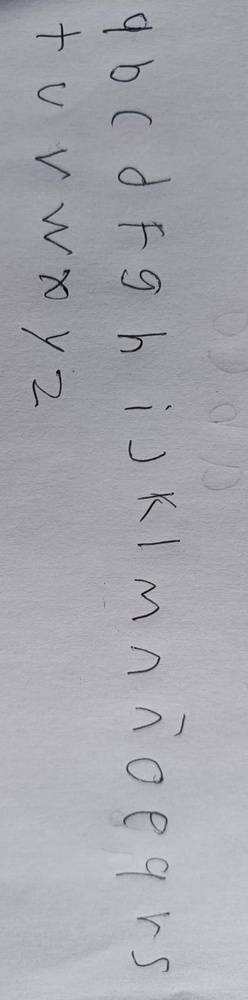
#> input picture muestras /WhatsApp Image 2026-06-03 at 8.05.04 AM.jpeg, 248 x 1000 px, shrunk from 396 x 1599 before the run
$ python -i quality.py   (imports and definitions only)
#> lines starting #> are read from the running program, lines starting #| are printed output that depends on the picture; after the words box and inside, x2 and y2 are one past the last pixel; in counts of white or black regions, pixels touching at a corner belong together
from __future__ import annotations

import logging

logger = logging.getLogger(__name__)

try:
    import numpy as np
    NUMPY_OK = True
except ImportError:
    NUMPY_OK = False

try:
    from PIL import Image
    PIL_OK = True
except ImportError:
    PIL_OK = False


# ── Umbrales de tier: FUENTE ÚNICA para todo el extractor ──────────────
# Cualquier corte Gold/Silver del proyecto debe pasar por classify_tier; no
# hardcodear estos números en otros módulos (assess_glyph, extraction_pipeline,
# _extract_pass los consumen desde aquí).
TIER_GOLD = 0.75
TIER_SILVER = 0.48


def classify_tier(score: float) -> str:
    """Tier de un glifo por su score final: Gold≥0.75, Silver≥0.48, si no Bronze."""
    if score >= TIER_GOLD:
        return "Gold"
    if score >= TIER_SILVER:
        return "Silver"
    return "Bronze"


# [44 lines left out: functions first_alnum, is_verified, is_geometric_garbage, classify_tier_verified, not called in this run]


def _largest_cc_ratio(mask: np.ndarray) -> float:
    """Fracción de píxeles de tinta que caen en el componente conexo más grande.

    1.0 = todo el trazo es una sola pieza (o no hay tinta); valores bajos = la
    tinta está repartida en pedazos sueltos (ruido / fragmentos / dos letras).

    Usa cv2 si está disponible (camino normal de la app) y, si no, scipy.ndimage;
    sin ninguno de los dos devuelve 1.0 (no penaliza, comportamiento neutro).
    """
    total = int(mask.sum())
    if total <= 0:
        return 1.0
    m = mask.astype(np.uint8)
    try:
        import cv2  # dependencia normal del proyecto
        num, _lab, stats, _c = cv2.connectedComponentsWithStats(m, connectivity=8)
        if num < 2:
            return 1.0
        largest = int(np.max(stats[1:, cv2.CC_STAT_AREA]))
        return largest / total
    except Exception:
        pass
    try:
        from scipy import ndimage
        labels, num = ndimage.label(m)
        if num < 1:
            return 1.0
        counts = np.bincount(labels.ravel())[1:]
        return int(counts.max()) / total if counts.size else 1.0
    except Exception:
        return 1.0


def assess_glyph(image_path: str) -> dict:
    """Returns quality metrics for a glyph PNG file."""
    if not PIL_OK or not NUMPY_OK:
        return {"score": 0.5, "tier": "Bronze", "ink_coverage": 0.5, "valid": True}
    try:
        img = Image.open(image_path).convert("RGBA")
        arr = np.array(img).astype(np.float32)
        # Presencia de tinta del canal con SEÑAL REAL (mayor rango dinámico):
        # el alpha para glifos del extractor (forma en alpha), o la luminancia
        # invertida para glifos OPACOS (bulk/legacy, alpha=255 uniforme). Medir
        # alpha a ciegas contaba alpha=255 como tinta total → ink_coverage=1.0 y
        # tier Gold inflado para un opaco con poca tinta. (Consistente con
        # bank._glyph_to_gray.)
        alpha = arr[:, :, 3]
#> alpha: shape (1000, 248) float32; every value is 255
        lum = 0.299 * arr[:, :, 0] + 0.587 * arr[:, :, 1] + 0.114 * arr[:, :, 2]
        cand_alpha = alpha / 255.0
#> cand_alpha: shape (1000, 248) float32; every value is 1
        cand_lum = 1.0 - lum / 255.0
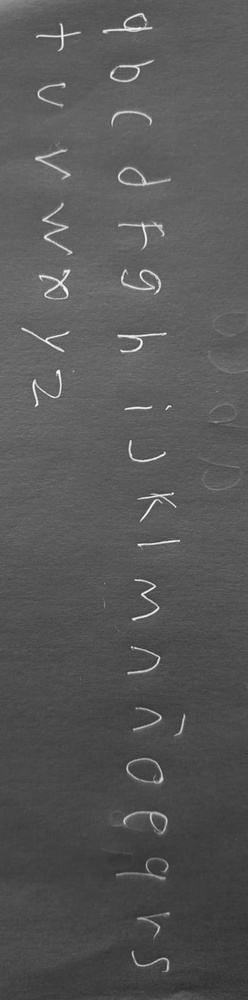
#> cand_lum: shape (1000, 248) float32; min 0.18, max 0.998, mean 0.344
        if (cand_alpha.max() - cand_alpha.min()) >= (cand_lum.max() - cand_lum.min()):
            presence = cand_alpha
        else:
            presence = cand_lum
        total = presence.size
#> total = 248000
        mask = presence > 0.25  # 0.25 ≈ el umbral viejo alpha>64
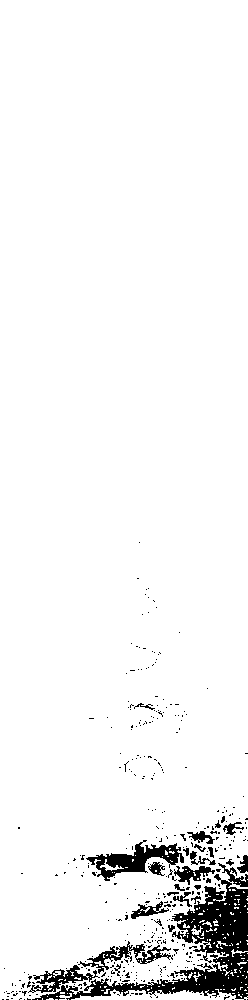
#> mask: shape (1000, 248) bool; 95% white; 384 black regions (358 under 20 px), largest, box (x1, y1, x2, y2) and area: (32, 863, 248, 1000) 6598, (86, 840, 184, 881) 1453, (78, 941, 173, 974) 764
        ink = int(np.sum(mask))
#> ink = 235712
        ink_coverage = ink / total if total > 0 else 0
#> ink_coverage = 0.95
        w, h = img.size
#> w = 248; h = 1000
        aspect = w / h if h > 0 else 1.0
#> aspect = 0.248
        # F2 — Banda de aspecto ANCHA y tolerante: sin conocer el char esperado no
        # se debe castigar una 'i'/'l'/puntuación (angostas) ni una 'm'/'w'
        # (anchas). Dentro de [0.10, 1.80] no se penaliza; sólo fuera: aspecto
        # extremo (>1.8) sugiere dos letras pegadas o franja de renglón. El
        # componente además pesa POCO en el score (señal débil frente a la forma).
        if 0.10 <= aspect <= 1.80:
            aspect_score = 1.0
        elif aspect > 1.80:
            aspect_score = max(0.0, 1.0 - (aspect - 1.80) / 1.5)
        else:  # línea finísima (aspect < 0.10)
            aspect_score = max(0.0, aspect / 0.10)
        # Tamaño por el lado MAYOR del glifo: una 'i'/'l' es angosta pero NO
        # diminuta (es alta). Medir por min(w,h) la castigaba por angosta; usar el
        # lado mayor sólo descarta motas de verdad pequeñas.
        size_score = min(1.0, max(w, h) / 30)
#> size_score = 1

        # Solidez: fracción de tinta en el blob conexo dominante. Un glifo bien
        # extraído es 1-2 piezas (cuerpo + diacrítico); un recorte de pura mota o
        # de pedazos sueltos reparte la tinta en muchos blobs → fracción baja.
        # Es la señal que separa "letra real" de "ruido con cobertura decente".
        solidity = _largest_cc_ratio(mask)
#> in _largest_cc_ratio, `total = int(mask.sum())`: total = 235712
#> in _largest_cc_ratio, `num, _lab, stats, _c = cv2.connectedComponentsWithStats(m, connectivit..`:
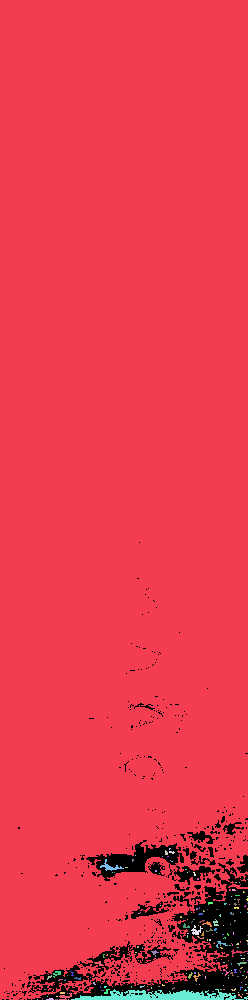
#> _lab: shape (1000, 248) int32; 187 distinct labels, from 0 to 186; one colour per label, 0 black
#> in _largest_cc_ratio, `num, _lab, stats, _c = cv2.connectedComponentsWithStats(m, connectivit..`: num = 187; stats = 187 rows, first 6: [2, 542, 246, 458, 12288], [0, 0, 248, 1000, 233622], [169, 848, 2, 2, 3], [165, 850, 3, 5, 12], [169, 851, 6, 3, 12], [135, 855, 1, 1, 1]
#> in _largest_cc_ratio, `largest = int(np.max(stats[1:, cv2.CC_STAT_AREA]))`: largest = 233622
#> solidity = 0.991

        # F2 — Pesos: el aspecto pasa a pesar POCO (0.10); ese peso va a la
        # solidez (forma de letra real = 1-2 piezas), que es la señal fuerte que
        # separa una letra limpia de ruido. Así una 'i'/'m' limpia ya no queda
        # bloqueada bajo Gold por su aspecto, sin inflar ruido: las motas y
        # fragmentos siguen cayendo por los castigos de ink/solidez de abajo.
        score = (ink_coverage * 0.20 + aspect_score * 0.10
                 + size_score * 0.20 + solidity * 0.50)
#> score = 0.986

        # Castigos para glifos claramente malos → que caigan a Bronze/baja:
        #  • Vacío / casi vacío (pura mancha mínima o nada de tinta).
        #  • Dos letras pegadas o franja de renglón: aspect muy ancho.
        #  • Tinta dispersa (solidez baja): fragmento o ruido.
        if ink_coverage < 0.02 or ink < 12:
            score = min(score, 0.15)
        if aspect >= 2.0:                       # mucho más ancho que alto
            score *= max(0.30, 1.0 - (aspect - 2.0) * 0.5)
        if solidity < 0.55:                     # sin cuerpo dominante
            score *= 0.40 + 0.60 * (solidity / 0.55)

        score = round(min(1.0, max(0.0, score)), 3)
        tier = classify_tier(score)
#> tier = 'Gold'
        return {"score": score, "tier": tier, "ink_coverage": round(ink_coverage, 3), "valid": True}
    except Exception as e:
        logger.warning(f"Quality assess failed for {image_path}: {e}")
        return {"score": 0.3, "tier": "Bronze", "ink_coverage": 0.3, "valid": False}


# [32 lines left out: function compute_final_quality, not called in this run]

>>> result = assess_glyph('../../muestras /WhatsApp Image 2026-06-03 at 8.05.04 AM.jpeg')
#> result = {'score': 0.986, 'tier': 'Gold', 'ink_coverage': 0.95, 'valid': True}

$ run again, on muestras /WhatsApp Image 2026-06-03 at 8.06.54 AM.jpeg
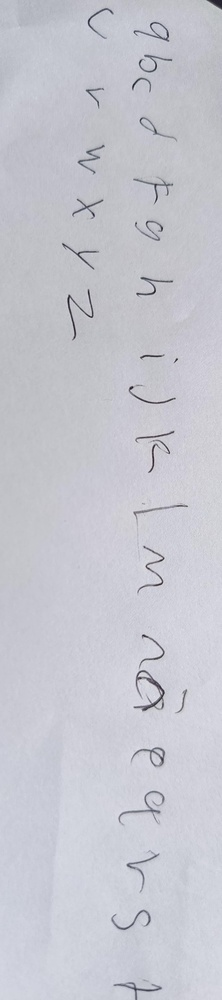
#> input picture muestras /WhatsApp Image 2026-06-03 at 8.06.54 AM.jpeg, 222 x 1000 px, shrunk from 854 x 3839 before the run
#> alpha: shape (1000, 222) float32; every value is 255
#> cand_alpha: shape (1000, 222) float32; every value is 1
#> in assess_glyph, `mask = presence > 0.25`:
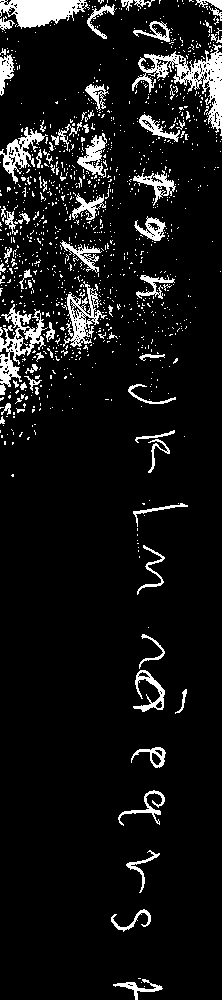
#> mask: shape (1000, 222) bool; 8.5% white; 1117 white regions (1040 under 20 px), largest, box (x1, y1, x2, y2) and area: (132, 44, 222, 136) 2157, (0, 0, 90, 29) 1611, (0, 304, 48, 395) 1402
#> ink = 18807
#> ink_coverage = 0.0847
#> in _largest_cc_ratio, `total = int(mask.sum())`: total = 18807
#> in _largest_cc_ratio, `num, _lab, stats, _c = cv2.connectedComponentsWithStats(m, connectivit..`:
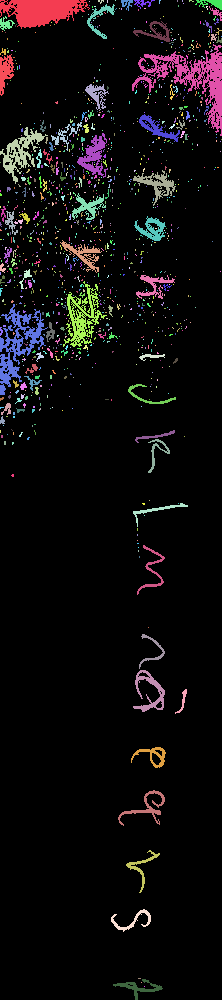
#> _lab: shape (1000, 222) int32; 1118 distinct labels, from 0 to 1117; one colour per label, 0 black
#> num = 1118; stats = 1118 rows, first 6: [0, 0, 222, 1000, 203193], [0, 0, 90, 29, 1611], [89, 1, 1, 1, 1], [98, 0, 6, 4, 12], [107, 0, 1, 3, 3], [115, 0, 1, 1, 1]
#> largest = 2157
#> solidity = 0.115
#> in assess_glyph, `score = (ink_coverage * 0.20 + aspect_score * 0.10 + size_score * 0.20..`: score = 0.374
#> in assess_glyph, `score *= 0.40 + 0.60 * (solidity / 0.55)`: score = 0.197
#> tier = 'Bronze'
#> result = {'score': 0.197, 'tier': 'Bronze', 'ink_coverage': 0.085, 'valid': True}

$ run again, on muestras /WhatsApp Image 2026-06-03 at 8.07.13 AM.jpeg
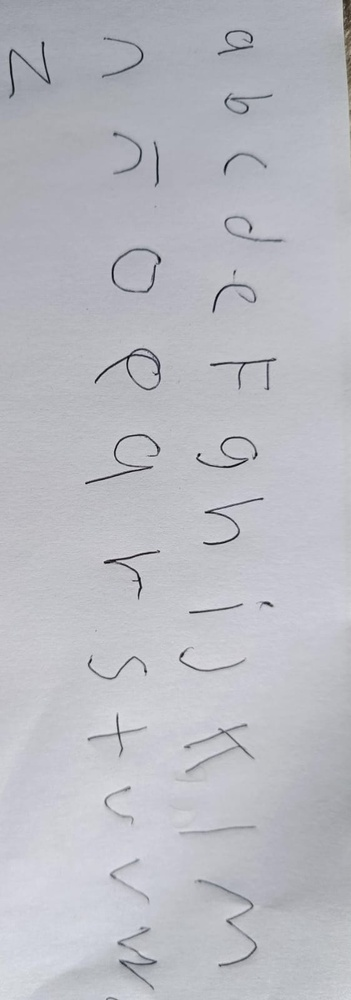
#> input picture muestras /WhatsApp Image 2026-06-03 at 8.07.13 AM.jpeg, 351 x 1000 px, shrunk from 562 x 1599 before the run
#> alpha: shape (1000, 351) float32; every value is 255
#> cand_alpha: shape (1000, 351) float32; every value is 1
#> in assess_glyph, `mask = presence > 0.25`:
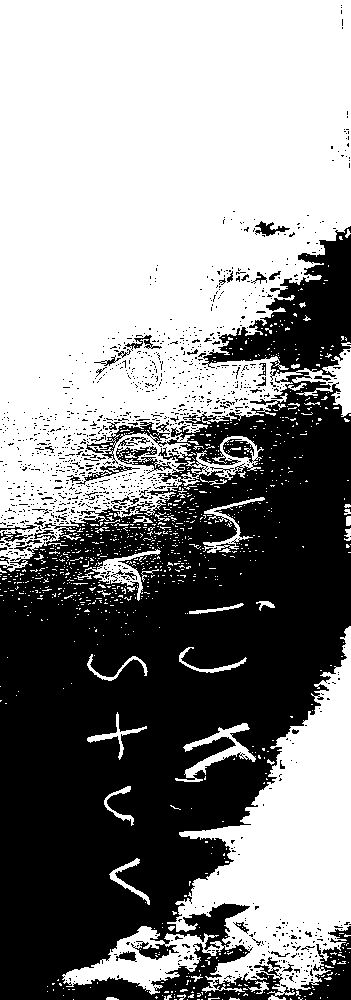
#> mask: shape (1000, 351) bool; 54.7% white; 1189 black regions (1138 under 20 px), largest, box (x1, y1, x2, y2) and area: (0, 226, 351, 1000) 152235, (116, 446, 172, 474) 490, (76, 464, 140, 485) 245
#> ink = 191859
#> ink_coverage = 0.547
#> in _largest_cc_ratio, `total = int(mask.sum())`: total = 191859
#> in _largest_cc_ratio, `num, _lab, stats, _c = cv2.connectedComponentsWithStats(m, connectivit..`:
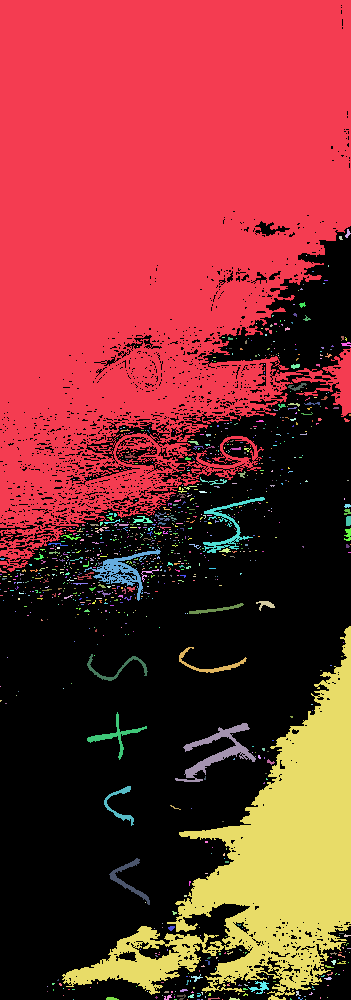
#> _lab: shape (1000, 351) int32; 1025 distinct labels, from 0 to 1024; one colour per label, 0 black
#> num = 1025; stats = 1025 rows, first 6: [0, 5, 351, 995, 159141], [0, 0, 351, 572, 148583], [345, 229, 6, 9, 27], [339, 236, 4, 4, 12], [306, 255, 1, 1, 1], [328, 265, 1, 2, 2]
#> largest = 148583
#> solidity = 0.774
#> score = 0.797
#> tier = 'Gold'
#> result = {'score': 0.797, 'tier': 'Gold', 'ink_coverage': 0.547, 'valid': True}

$ run again, on muestras /WhatsApp Image 2026-06-03 at 8.09.28 AM.jpeg
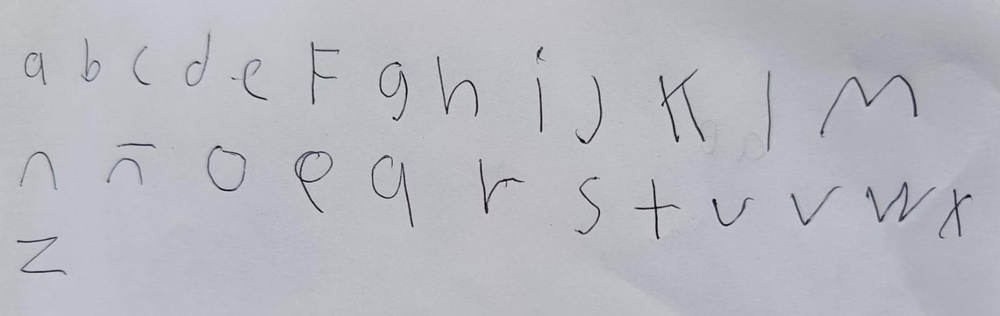
#> input picture muestras /WhatsApp Image 2026-06-03 at 8.09.28 AM.jpeg, 1000 x 316 px, shrunk from 1600 x 505 before the run
#> alpha: shape (316, 1000) float32; every value is 255
#> cand_alpha: shape (316, 1000) float32; every value is 1
#> in assess_glyph, `mask = presence > 0.25`:
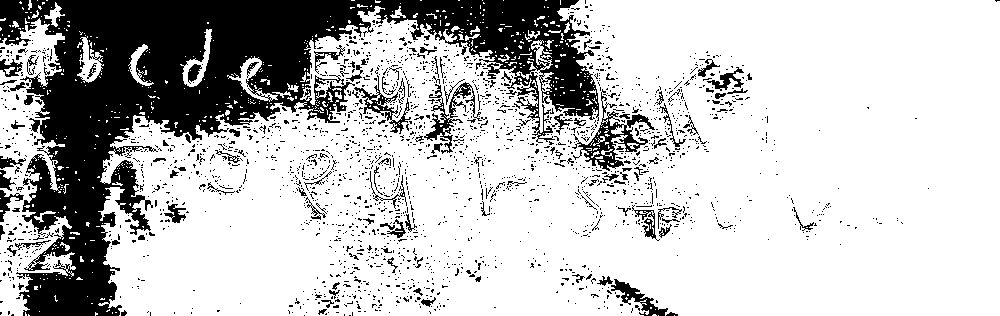
#> mask: shape (316, 1000) bool; 75.8% white; 2195 black regions (2074 under 20 px), largest, box (x1, y1, x2, y2) and area: (0, 0, 599, 316) 59154, (572, 89, 655, 171) 1530, (424, 82, 482, 154) 925
#> ink = 239588
#> ink_coverage = 0.758
#> in _largest_cc_ratio, `total = int(mask.sum())`: total = 239588
#> in _largest_cc_ratio, `num, _lab, stats, _c = cv2.connectedComponentsWithStats(m, connectivit..`:
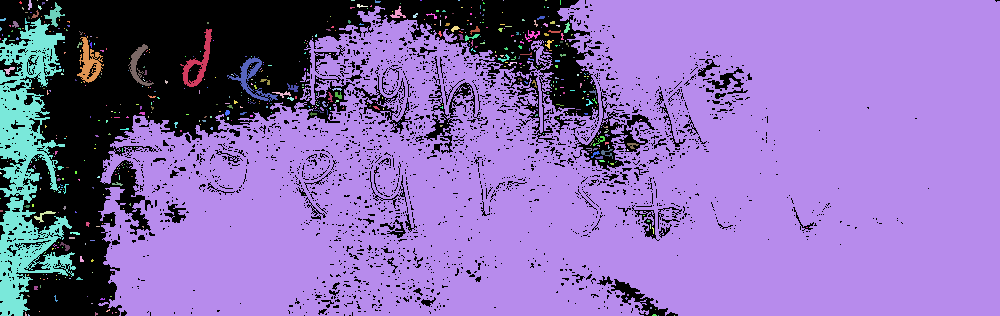
#> _lab: shape (316, 1000) int32; 577 distinct labels, from 0 to 576; one colour per label, 0 black
#> num = 577; stats = 577 rows, first 6: [0, 0, 1000, 316, 76412], [19, 1, 3, 3, 6], [28, 0, 4, 10, 27], [37, 0, 1, 1, 1], [46, 0, 2, 1, 2], [351, 0, 4, 1, 4]
#> largest = 224468
#> solidity = 0.937
#> in assess_glyph, `score = (ink_coverage * 0.20 + aspect_score * 0.10 + size_score * 0.20..`: score = 0.829
#> in assess_glyph, `score *= max(0.30, 1.0 - (aspect - 2.0) * 0.5)`: score = 0.346
#> tier = 'Bronze'
#> result = {'score': 0.346, 'tier': 'Bronze', 'ink_coverage': 0.758, 'valid': True}
